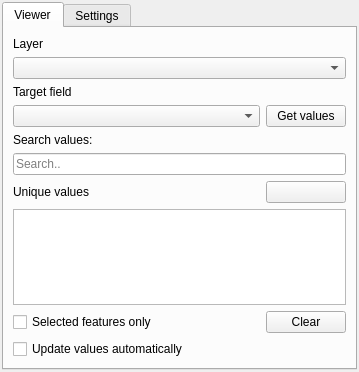
<?xml version="1.0" encoding="UTF-8"?>
<ui version="4.0">
 <class>UVVDockWidget</class>
 <widget class="QDockWidget" name="UVVDockWidget">
  <property name="geometry">
   <rect>
    <x>0</x>
    <y>0</y>
    <width>359</width>
    <height>372</height>
   </rect>
  </property>
  <property name="floating">
   <bool>false</bool>
  </property>
  <property name="windowTitle">
   <string>Unique Values Viewer</string>
  </property>
  <widget class="QWidget" name="dockWidgetContents">
   <layout class="QGridLayout" name="gridLayout">
    <property name="leftMargin">
     <number>2</number>
    </property>
    <property name="topMargin">
     <number>2</number>
    </property>
    <property name="rightMargin">
     <number>2</number>
    </property>
    <property name="bottomMargin">
     <number>2</number>
    </property>
    <item row="1" column="0">
     <widget class="QTabWidget" name="UVVTabWidget">
      <property name="palette">
       <palette>
        <active>
         <colorrole role="WindowText">
          <brush brushstyle="SolidPattern">
           <color alpha="255">
            <red>0</red>
            <green>0</green>
            <blue>0</blue>
           </color>
          </brush>
         </colorrole>
         <colorrole role="Button">
          <brush brushstyle="SolidPattern">
           <color alpha="255">
            <red>240</red>
            <green>240</green>
            <blue>240</blue>
           </color>
          </brush>
         </colorrole>
         <colorrole role="Light">
          <brush brushstyle="SolidPattern">
           <color alpha="255">
            <red>255</red>
            <green>255</green>
            <blue>255</blue>
           </color>
          </brush>
         </colorrole>
         <colorrole role="Midlight">
          <brush brushstyle="SolidPattern">
           <color alpha="255">
            <red>247</red>
            <green>247</green>
            <blue>247</blue>
           </color>
          </brush>
         </colorrole>
         <colorrole role="Dark">
          <brush brushstyle="SolidPattern">
           <color alpha="255">
            <red>120</red>
            <green>120</green>
            <blue>120</blue>
           </color>
          </brush>
         </colorrole>
         <colorrole role="Mid">
          <brush brushstyle="SolidPattern">
           <color alpha="255">
            <red>160</red>
            <green>160</green>
            <blue>160</blue>
           </color>
          </brush>
         </colorrole>
         <colorrole role="Text">
          <brush brushstyle="SolidPattern">
           <color alpha="255">
            <red>0</red>
            <green>0</green>
            <blue>0</blue>
           </color>
          </brush>
         </colorrole>
         <colorrole role="BrightText">
          <brush brushstyle="SolidPattern">
           <color alpha="255">
            <red>255</red>
            <green>255</green>
            <blue>255</blue>
           </color>
          </brush>
         </colorrole>
         <colorrole role="ButtonText">
          <brush brushstyle="SolidPattern">
           <color alpha="255">
            <red>0</red>
            <green>0</green>
            <blue>0</blue>
           </color>
          </brush>
         </colorrole>
         <colorrole role="Base">
          <brush brushstyle="SolidPattern">
           <color alpha="255">
            <red>255</red>
            <green>255</green>
            <blue>255</blue>
           </color>
          </brush>
         </colorrole>
         <colorrole role="Window">
          <brush brushstyle="SolidPattern">
           <color alpha="255">
            <red>240</red>
            <green>240</green>
            <blue>240</blue>
           </color>
          </brush>
         </colorrole>
         <colorrole role="Shadow">
          <brush brushstyle="SolidPattern">
           <color alpha="255">
            <red>0</red>
            <green>0</green>
            <blue>0</blue>
           </color>
          </brush>
         </colorrole>
         <colorrole role="AlternateBase">
          <brush brushstyle="SolidPattern">
           <color alpha="255">
            <red>247</red>
            <green>247</green>
            <blue>247</blue>
           </color>
          </brush>
         </colorrole>
         <colorrole role="ToolTipBase">
          <brush brushstyle="SolidPattern">
           <color alpha="255">
            <red>255</red>
            <green>255</green>
            <blue>220</blue>
           </color>
          </brush>
         </colorrole>
         <colorrole role="ToolTipText">
          <brush brushstyle="SolidPattern">
           <color alpha="255">
            <red>0</red>
            <green>0</green>
            <blue>0</blue>
           </color>
          </brush>
         </colorrole>
        </active>
        <inactive>
         <colorrole role="WindowText">
          <brush brushstyle="SolidPattern">
           <color alpha="255">
            <red>0</red>
            <green>0</green>
            <blue>0</blue>
           </color>
          </brush>
         </colorrole>
         <colorrole role="Button">
          <brush brushstyle="SolidPattern">
           <color alpha="255">
            <red>240</red>
            <green>240</green>
            <blue>240</blue>
           </color>
          </brush>
         </colorrole>
         <colorrole role="Light">
          <brush brushstyle="SolidPattern">
           <color alpha="255">
            <red>255</red>
            <green>255</green>
            <blue>255</blue>
           </color>
          </brush>
         </colorrole>
         <colorrole role="Midlight">
          <brush brushstyle="SolidPattern">
           <color alpha="255">
            <red>247</red>
            <green>247</green>
            <blue>247</blue>
           </color>
          </brush>
         </colorrole>
         <colorrole role="Dark">
          <brush brushstyle="SolidPattern">
           <color alpha="255">
            <red>120</red>
            <green>120</green>
            <blue>120</blue>
           </color>
          </brush>
         </colorrole>
         <colorrole role="Mid">
          <brush brushstyle="SolidPattern">
           <color alpha="255">
            <red>160</red>
            <green>160</green>
            <blue>160</blue>
           </color>
          </brush>
         </colorrole>
         <colorrole role="Text">
          <brush brushstyle="SolidPattern">
           <color alpha="255">
            <red>0</red>
            <green>0</green>
            <blue>0</blue>
           </color>
          </brush>
         </colorrole>
         <colorrole role="BrightText">
          <brush brushstyle="SolidPattern">
           <color alpha="255">
            <red>255</red>
            <green>255</green>
            <blue>255</blue>
           </color>
          </brush>
         </colorrole>
         <colorrole role="ButtonText">
          <brush brushstyle="SolidPattern">
           <color alpha="255">
            <red>0</red>
            <green>0</green>
            <blue>0</blue>
           </color>
          </brush>
         </colorrole>
         <colorrole role="Base">
          <brush brushstyle="SolidPattern">
           <color alpha="255">
            <red>255</red>
            <green>255</green>
            <blue>255</blue>
           </color>
          </brush>
         </colorrole>
         <colorrole role="Window">
          <brush brushstyle="SolidPattern">
           <color alpha="255">
            <red>240</red>
            <green>240</green>
            <blue>240</blue>
           </color>
          </brush>
         </colorrole>
         <colorrole role="Shadow">
          <brush brushstyle="SolidPattern">
           <color alpha="255">
            <red>0</red>
            <green>0</green>
            <blue>0</blue>
           </color>
          </brush>
         </colorrole>
         <colorrole role="AlternateBase">
          <brush brushstyle="SolidPattern">
           <color alpha="255">
            <red>247</red>
            <green>247</green>
            <blue>247</blue>
           </color>
          </brush>
         </colorrole>
         <colorrole role="ToolTipBase">
          <brush brushstyle="SolidPattern">
           <color alpha="255">
            <red>255</red>
            <green>255</green>
            <blue>220</blue>
           </color>
          </brush>
         </colorrole>
         <colorrole role="ToolTipText">
          <brush brushstyle="SolidPattern">
           <color alpha="255">
            <red>0</red>
            <green>0</green>
            <blue>0</blue>
           </color>
          </brush>
         </colorrole>
        </inactive>
        <disabled>
         <colorrole role="WindowText">
          <brush brushstyle="SolidPattern">
           <color alpha="255">
            <red>120</red>
            <green>120</green>
            <blue>120</blue>
           </color>
          </brush>
         </colorrole>
         <colorrole role="Button">
          <brush brushstyle="SolidPattern">
           <color alpha="255">
            <red>240</red>
            <green>240</green>
            <blue>240</blue>
           </color>
          </brush>
         </colorrole>
         <colorrole role="Light">
          <brush brushstyle="SolidPattern">
           <color alpha="255">
            <red>255</red>
            <green>255</green>
            <blue>255</blue>
           </color>
          </brush>
         </colorrole>
         <colorrole role="Midlight">
          <brush brushstyle="SolidPattern">
           <color alpha="255">
            <red>247</red>
            <green>247</green>
            <blue>247</blue>
           </color>
          </brush>
         </colorrole>
         <colorrole role="Dark">
          <brush brushstyle="SolidPattern">
           <color alpha="255">
            <red>120</red>
            <green>120</green>
            <blue>120</blue>
           </color>
          </brush>
         </colorrole>
         <colorrole role="Mid">
          <brush brushstyle="SolidPattern">
           <color alpha="255">
            <red>160</red>
            <green>160</green>
            <blue>160</blue>
           </color>
          </brush>
         </colorrole>
         <colorrole role="Text">
          <brush brushstyle="SolidPattern">
           <color alpha="255">
            <red>120</red>
            <green>120</green>
            <blue>120</blue>
           </color>
          </brush>
         </colorrole>
         <colorrole role="BrightText">
          <brush brushstyle="SolidPattern">
           <color alpha="255">
            <red>255</red>
            <green>255</green>
            <blue>255</blue>
           </color>
          </brush>
         </colorrole>
         <colorrole role="ButtonText">
          <brush brushstyle="SolidPattern">
           <color alpha="255">
            <red>120</red>
            <green>120</green>
            <blue>120</blue>
           </color>
          </brush>
         </colorrole>
         <colorrole role="Base">
          <brush brushstyle="SolidPattern">
           <color alpha="255">
            <red>240</red>
            <green>240</green>
            <blue>240</blue>
           </color>
          </brush>
         </colorrole>
         <colorrole role="Window">
          <brush brushstyle="SolidPattern">
           <color alpha="255">
            <red>240</red>
            <green>240</green>
            <blue>240</blue>
           </color>
          </brush>
         </colorrole>
         <colorrole role="Shadow">
          <brush brushstyle="SolidPattern">
           <color alpha="255">
            <red>0</red>
            <green>0</green>
            <blue>0</blue>
           </color>
          </brush>
         </colorrole>
         <colorrole role="AlternateBase">
          <brush brushstyle="SolidPattern">
           <color alpha="255">
            <red>240</red>
            <green>240</green>
            <blue>240</blue>
           </color>
          </brush>
         </colorrole>
         <colorrole role="ToolTipBase">
          <brush brushstyle="SolidPattern">
           <color alpha="255">
            <red>255</red>
            <green>255</green>
            <blue>220</blue>
           </color>
          </brush>
         </colorrole>
         <colorrole role="ToolTipText">
          <brush brushstyle="SolidPattern">
           <color alpha="255">
            <red>0</red>
            <green>0</green>
            <blue>0</blue>
           </color>
          </brush>
         </colorrole>
        </disabled>
       </palette>
      </property>
      <property name="currentIndex">
       <number>0</number>
      </property>
      <widget class="QWidget" name="viewerTab">
       <attribute name="title">
        <string>Viewer</string>
       </attribute>
       <layout class="QGridLayout" name="gridLayout_2">
        <item row="12" column="0">
         <widget class="QLabel" name="valuesLbl">
          <property name="text">
           <string>Unique values</string>
          </property>
         </widget>
        </item>
        <item row="6" column="0">
         <widget class="QLabel" name="label">
          <property name="text">
           <string>Search values:</string>
          </property>
         </widget>
        </item>
        <item row="13" column="0" colspan="3">
         <widget class="QListWidget" name="listWidget">
          <property name="selectionMode">
           <enum>QAbstractItemView::ExtendedSelection</enum>
          </property>
          <property name="sortingEnabled">
           <bool>false</bool>
          </property>
         </widget>
        </item>
        <item row="16" column="0">
         <widget class="QCheckBox" name="selectedOnlyBtn">
          <property name="toolTip">
           <string>Only calculate unique values from selected features
This can affect performance.</string>
          </property>
          <property name="text">
           <string>Selected features only</string>
          </property>
         </widget>
        </item>
        <item row="1" column="0" colspan="3">
         <widget class="QgsMapLayerComboBox" name="mMapLayerComboBox">
          <property name="showCrs">
           <bool>true</bool>
          </property>
         </widget>
        </item>
        <item row="5" column="2">
         <widget class="QPushButton" name="getValuesBtn">
          <property name="toolTip">
           <string>Calculate unique values for selected field</string>
          </property>
          <property name="text">
           <string>Get values</string>
          </property>
         </widget>
        </item>
        <item row="9" column="0" colspan="3">
         <widget class="QgsFilterLineEdit" name="valueSearch">
          <property name="placeholderText">
           <string>Search..</string>
          </property>
          <property name="showSearchIcon">
           <bool>true</bool>
          </property>
          <property name="qgisRelation" stdset="0">
           <string notr="true"/>
          </property>
         </widget>
        </item>
        <item row="5" column="0" colspan="2">
         <widget class="QgsFieldComboBox" name="mFieldComboBox"/>
        </item>
        <item row="0" column="0">
         <widget class="QLabel" name="layerLbl">
          <property name="text">
           <string>Layer</string>
          </property>
         </widget>
        </item>
        <item row="4" column="0">
         <widget class="QLabel" name="fieldLbl">
          <property name="text">
           <string>Target field</string>
          </property>
         </widget>
        </item>
        <item row="16" column="2">
         <widget class="QPushButton" name="clearBtn">
          <property name="toolTip">
           <string>Clear list of unique values</string>
          </property>
          <property name="text">
           <string>Clear</string>
          </property>
         </widget>
        </item>
        <item row="17" column="0">
         <widget class="QCheckBox" name="liveUpdateBtn">
          <property name="toolTip">
           <string>Updates the unique values automatically when field has changed or layer changed. Be careful with large datasets.</string>
          </property>
          <property name="text">
           <string>Update values automatically</string>
          </property>
         </widget>
        </item>
        <item row="12" column="2">
         <widget class="QPushButton" name="pushButton">
          <property name="text">
           <string/>
          </property>
         </widget>
        </item>
       </layout>
      </widget>
      <widget class="QWidget" name="settingsTab">
       <attribute name="title">
        <string>Settings</string>
       </attribute>
       <layout class="QVBoxLayout" name="verticalLayout">
        <item>
         <widget class="QgsCollapsibleGroupBox" name="genOptionsGrp">
          <property name="title">
           <string>General options</string>
          </property>
          <layout class="QVBoxLayout" name="verticalLayout_4">
           <property name="topMargin">
            <number>2</number>
           </property>
           <item>
            <widget class="QCheckBox" name="sortValuesBtn">
             <property name="toolTip">
              <string>Sort unique values displayed in the widget.</string>
             </property>
             <property name="text">
              <string>Sort values</string>
             </property>
             <property name="checked">
              <bool>true</bool>
             </property>
            </widget>
           </item>
           <item>
            <widget class="QCheckBox" name="syncLayerBtn">
             <property name="toolTip">
              <string>Synchronises the active map layer with the combo box.</string>
             </property>
             <property name="text">
              <string>Sync with active layer</string>
             </property>
             <property name="checked">
              <bool>true</bool>
             </property>
            </widget>
           </item>
           <item>
            <widget class="QCheckBox" name="clearOnChangeBtn">
             <property name="toolTip">
              <string>Cleares the values when the field or layer is changed.</string>
             </property>
             <property name="text">
              <string>Clear values when field or layer changes</string>
             </property>
             <property name="checked">
              <bool>false</bool>
             </property>
            </widget>
           </item>
          </layout>
         </widget>
        </item>
        <item>
         <spacer name="verticalSpacer">
          <property name="orientation">
           <enum>Qt::Vertical</enum>
          </property>
          <property name="sizeHint" stdset="0">
           <size>
            <width>20</width>
            <height>40</height>
           </size>
          </property>
         </spacer>
        </item>
       </layout>
      </widget>
     </widget>
    </item>
   </layout>
  </widget>
 </widget>
 <customwidgets>
  <customwidget>
   <class>QgsCollapsibleGroupBox</class>
   <extends>QGroupBox</extends>
   <header>qgscollapsiblegroupbox.h</header>
   <container>1</container>
  </customwidget>
  <customwidget>
   <class>QgsFieldComboBox</class>
   <extends>QComboBox</extends>
   <header>qgsfieldcombobox.h</header>
  </customwidget>
  <customwidget>
   <class>QgsFilterLineEdit</class>
   <extends>QLineEdit</extends>
   <header>qgsfilterlineedit.h</header>
  </customwidget>
  <customwidget>
   <class>QgsMapLayerComboBox</class>
   <extends>QComboBox</extends>
   <header>qgsmaplayercombobox.h</header>
  </customwidget>
 </customwidgets>
 <resources/>
 <connections/>
 <buttongroups>
  <buttongroup name="searchTxtOptions">
   <property name="exclusive">
    <bool>true</bool>
   </property>
  </buttongroup>
 </buttongroups>
</ui>
